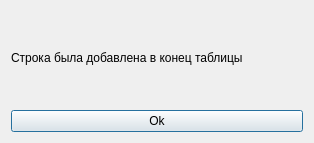
<?xml version="1.0" encoding="UTF-8"?>
<ui version="4.0">
 <class>Dialog</class>
 <widget class="QDialog" name="Dialog">
  <property name="geometry">
   <rect>
    <x>0</x>
    <y>0</y>
    <width>314</width>
    <height>143</height>
   </rect>
  </property>
  <property name="windowTitle">
   <string>Успех</string>
  </property>
  <layout class="QGridLayout" name="gridLayout">
   <item row="0" column="0">
    <widget class="QLabel" name="label">
     <property name="text">
      <string>Строка была добавлена в конец таблицы </string>
     </property>
    </widget>
   </item>
   <item row="1" column="0">
    <widget class="QPushButton" name="pushButton_add_ok">
     <property name="text">
      <string>Ok</string>
     </property>
    </widget>
   </item>
  </layout>
 </widget>
 <resources/>
 <connections/>
</ui>
